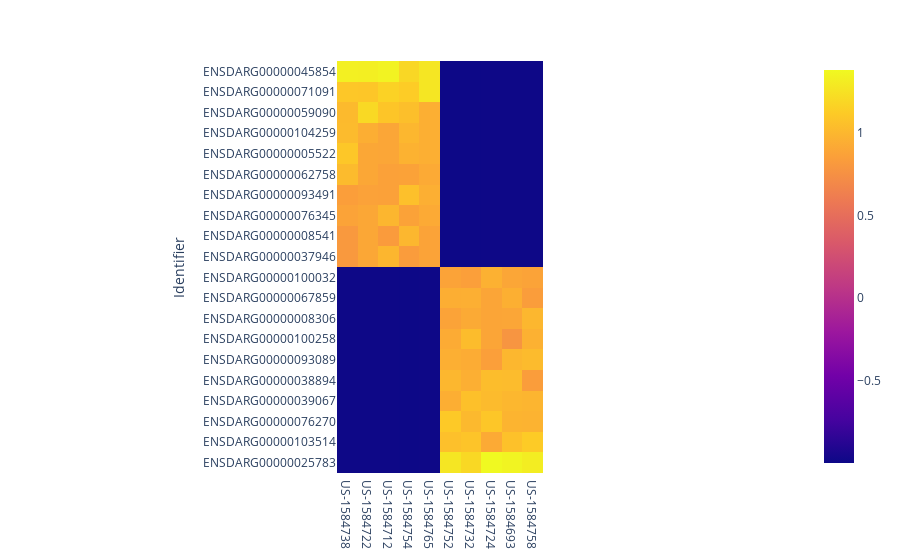

The code cell stored with this chart in its notebook:
### Code cell
from plotly import express as px
px.imshow(wi.standardize_df(heatmap_df, log=True, axis=0))

### Figure 1 — Plotly figure (JSON) as saved in the notebook; plotly's stock layout.template omitted (floating-point values rounded to 4 significant figures; data arrays with more than 128 entries replaced by an {"elided": "..."} marker saying what was removed)
{"data": [{"coloraxis": "coloraxis", "hovertemplate": "x: %{x}<br>Identifier: %{y}<br>color: %{z}<extra></extra>", "name": "0", "type": "heatmap", "x": ["US-1584738", "US-1584722", "US-1584712", "US-1584754", "US-1584765", "US-1584752", "US-1584732", "US-1584724", "US-1584693", "US-1584758"], "xaxis": "x", "y": ["ENSDARG00000045854", "ENSDARG00000071091", "ENSDARG00000059090", "ENSDARG00000104259", "ENSDARG00000005522", "ENSDARG00000062758", "ENSDARG00000093491", "ENSDARG00000076345", "ENSDARG00000008541", "ENSDARG00000037946", "ENSDARG00000100032", "ENSDARG00000067859", "ENSDARG00000008306", "ENSDARG00000100258", "ENSDARG00000093089", "ENSDARG00000038894", "ENSDARG00000039067", "ENSDARG00000076270", "ENSDARG00000103514", "ENSDARG00000025783"], "yaxis": "y", "z": {"elided": "20x10 float values"}}], "layout": {"coloraxis": {"colorscale": [[0, "#0d0887"], [0.1111, "#46039f"], [0.2222, "#7201a8"], [0.3333, "#9c179e"], [0.4444, "#bd3786"], [0.5556, "#d8576b"], [0.6667, "#ed7953"], [0.7778, "#fb9f3a"], [0.8889, "#fdca26"], [1, "#f0f921"]]}, "margin": {"t": 60}, "xaxis": {"anchor": "y", "constrain": "domain", "domain": [0, 1], "scaleanchor": "y"}, "yaxis": {"anchor": "x", "autorange": "reversed", "constrain": "domain", "domain": [0, 1], "title": {"text": "Identifier"}}}}
